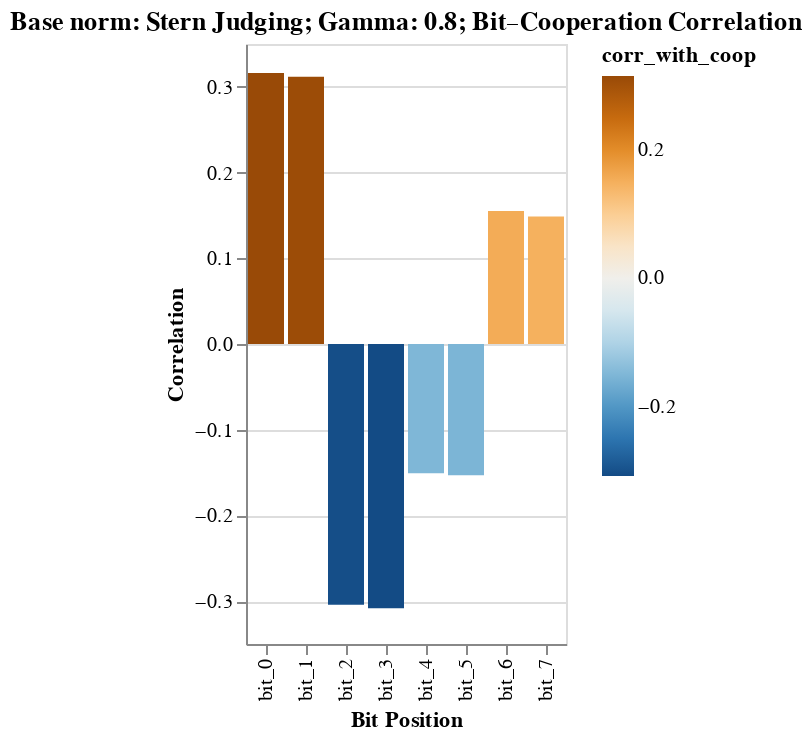

The notebook cell this image was saved under:
### Code cell
corr = bits.apply(lambda col: col.corr(elites["mean_coop"])).reset_index()
corr.columns = ["bit", "corr_with_coop"]

heat_corr = (
    alt.Chart(corr)
    .mark_bar()
    .encode(
        x=alt.X("bit:N", title="Bit Position"),
        y=alt.Y("corr_with_coop:Q", title="Correlation"),
        tooltip=["bit","corr_with_coop"],
        color=alt.Color("corr_with_coop:Q", scale=alt.Scale(scheme="blueorange"))
    )
    .properties(title=f"Base norm: {chosen_base_norm}; Gamma: {chosen_gamma}; Bit–Cooperation Correlation")
)

heat_corr

### Figure 1 — Vega-Lite specification as saved in the notebook (floating-point values rounded to 4 significant figures)
{"config": {"view": {"continuousWidth": 300, "continuousHeight": 300}}, "data": {"name": "data-e9bded0633f9946d70a054b064ec1de6"}, "mark": {"type": "bar"}, "encoding": {"color": {"field": "corr_with_coop", "scale": {"scheme": "blueorange"}, "type": "quantitative"}, "tooltip": [{"field": "bit", "type": "nominal"}, {"field": "corr_with_coop", "type": "quantitative"}], "x": {"field": "bit", "title": "Bit Position", "type": "nominal"}, "y": {"field": "corr_with_coop", "title": "Correlation", "type": "quantitative"}}, "title": "Base norm: Stern Judging; Gamma: 0.8; Bit–Cooperation Correlation", "$schema": "https://vega.github.io/schema/vega-lite/v5.16.3.json", "datasets": {"data-e9bded0633f9946d70a054b064ec1de6": [{"bit": "bit_0", "corr_with_coop": 0.3161}, {"bit": "bit_1", "corr_with_coop": 0.3118}, {"bit": "bit_2", "corr_with_coop": -0.3041}, {"bit": "bit_3", "corr_with_coop": -0.3083}, {"bit": "bit_4", "corr_with_coop": -0.1508}, {"bit": "bit_5", "corr_with_coop": -0.1531}, {"bit": "bit_6", "corr_with_coop": 0.1551}, {"bit": "bit_7", "corr_with_coop": 0.1487}]}}
